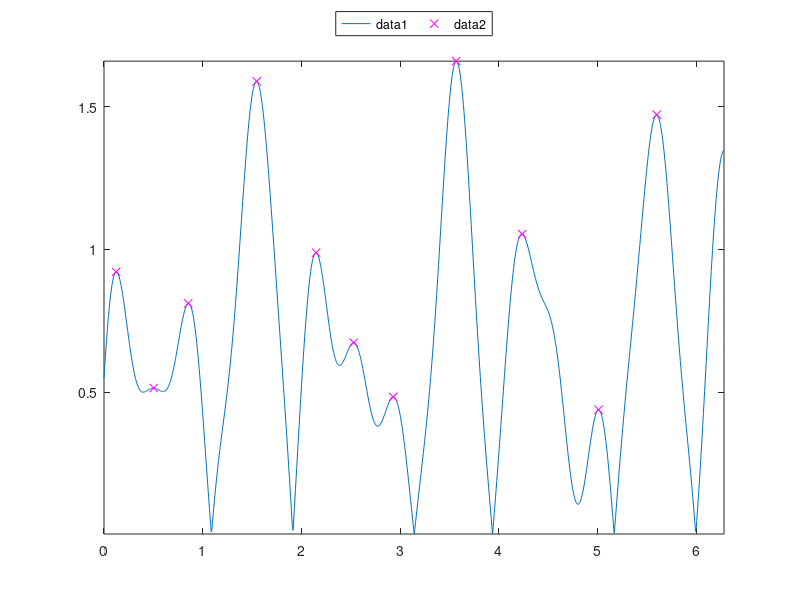

Source code (MATLAB):
 t = 2*pi*linspace(0,1,1024)';
 y = sin(3.14*t) + 0.5*cos(6.09*t) + 0.1*sin(10.11*t+1/6) + 0.1*sin(15.3*t+1/3);

 data1 = abs(y); # Positive values
 [pks idx] = findpeaks(data1);

 plot(t,data1,t(idx),data1(idx),'xm')
 axis tight

 legend("Location","NorthOutside","Orientation","horizontal")